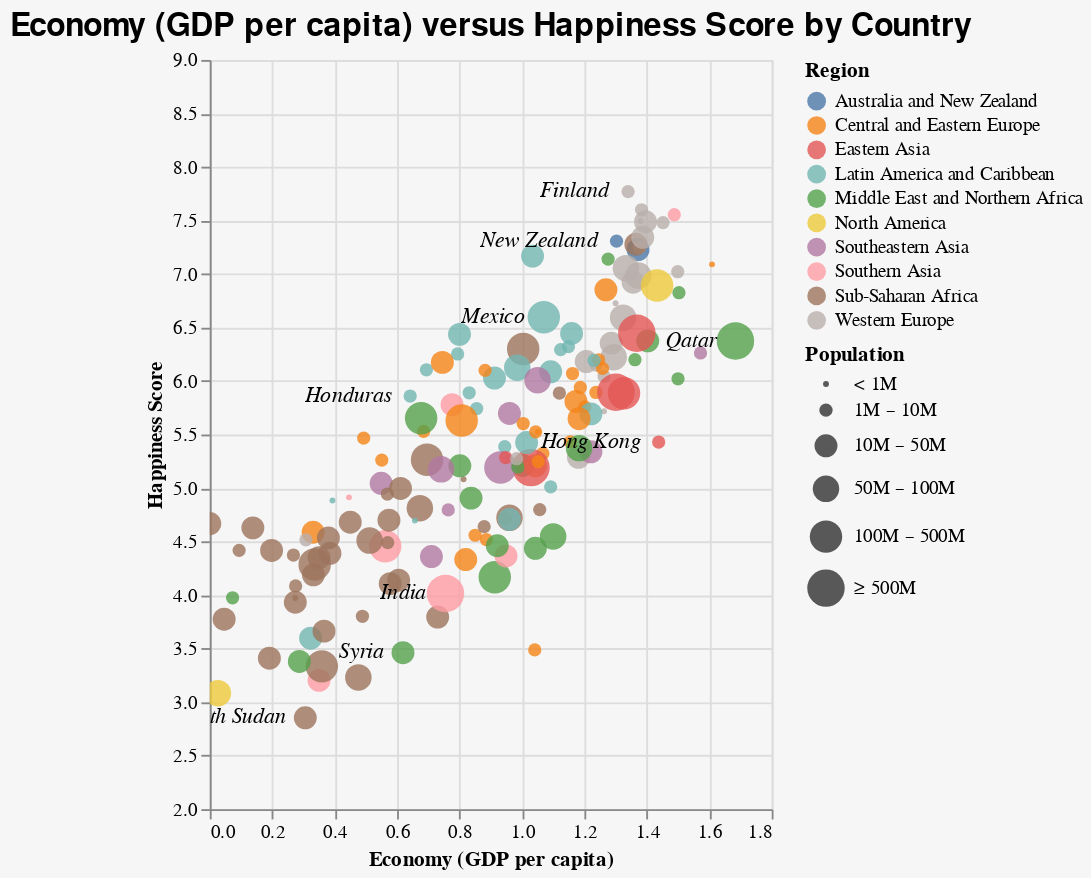

Describe this chart as a Vega-Lite specification.
### Vega-Lite specification from a JSON file in a GitHub repository (floating-point values rounded to 4 significant figures; data arrays with more than 128 entries replaced by an {"elided": "..."} marker saying what was removed)
{"$schema": "https://vega.github.io/schema/vega-lite/v4.json", "title": {"text": "Economy (GDP per capita) versus Happiness Score by Country", "fontSize": 17, "fontWeight": 600}, "description": "A scatterplot showing the correlation between Economy (GDP per capita) and Happiness Score of every country having a third dimension using region as different colours to represent each different regions.", "width": "container", "height": 400, "data": {"values": {"elided": "157 records"}}, "params": [{"name": "Population_Above", "value": 0, "bind": {"input": "range", "min": 0, "max": 100000000, "step": 1000000, "name": "Minimum Population: "}}, {"name": "region_selection", "bind": {"input": "select", "options": [null, "Australia and New Zealand", "Central and Eastern Europe", "Eastern Asia", "Latin America and Caribbean", "Middle East and Northern Africa", "North America", "Southeastern Asia", "Southern Asia", "Sub-Saharan Africa", "Western Europe"], "labels": ["Show All", "Australia and New Zealand", "Central and Eastern Europe", "Eastern Asia", "Latin America and Caribbean", "Middle East and Northern Africa", "North America", "Southeastern Asia", "Southern Asia", "Sub-Saharan Africa", "Western Europe"], "name": "Region Selection: "}}], "encoding": {"x": {"field": "Economy (GDP per capita)", "type": "quantitative", "scale": {"type": "linear", "domain": [0, 1.8]}}, "y": {"field": "Happiness Score", "type": "quantitative", "scale": {"type": "linear", "domain": [2, 9]}}, "color": {"field": "Region", "type": "nominal"}}, "transform": [{"filter": "region_selection == null || datum.Region == region_selection"}, {"filter": "datum.Population > Population_Above"}], "layer": [{"selection": {"region_highlight": {"type": "multi", "fields": ["Region"], "bind": "legend"}, "grid": {"type": "interval", "bind": "scales"}}, "mark": {"type": "circle", "tooltip": true}, "encoding": {"size": {"field": "Population", "type": "quantitative", "scale": {"type": "threshold", "domain": [1000000, 10000000, 50000000, 100000000, 500000000], "range": [10, 50, 150, 200, 300, 400]}, "legend": {"format": ".1s"}}, "color": {"field": "Region", "type": "nominal"}, "opacity": {"condition": {"selection": "region_highlight", "value": 0.8}, "value": 0.2}, "tooltip": [{"field": "Country", "type": "nominal"}, {"field": "Economy (GDP per capita)", "type": "quantitative", "format": ","}, {"field": "Happiness Score", "type": "quantitative", "format": ","}, {"field": "Region", "type": "nominal"}, {"field": "Population", "type": "quantitative", "format": ","}]}}, {"mark": {"type": "text", "align": "right", "dx": -10, "fontSize": 11.5, "fontStyle": "italic"}, "encoding": {"text": {"field": "Country", "type": "nominal"}, "color": {"value": "black"}, "opacity": {"condition": {"test": "datum['Country'] == 'Finland' || datum['Country'] == 'Honduras' || datum['Country'] == 'Qatar' || datum['Country'] == 'New Zealand' || datum['Country'] == 'Hong Kong' || datum['Country'] == 'South Sudan' ||  datum['Country'] == 'Syria' || datum['Country'] == 'India' || datum['Country'] == 'Mexico' ", "value": 1}, "value": 0}, "tooltip": [{"field": "Country", "type": "nominal"}, {"field": "Economy (GDP per capita)", "type": "quantitative", "format": ","}, {"field": "Happiness Score", "type": "quantitative", "format": ","}, {"field": "Region", "type": "nominal"}, {"field": "Population", "type": "quantitative", "format": ","}]}}], "background": "#F6F6F6"}
